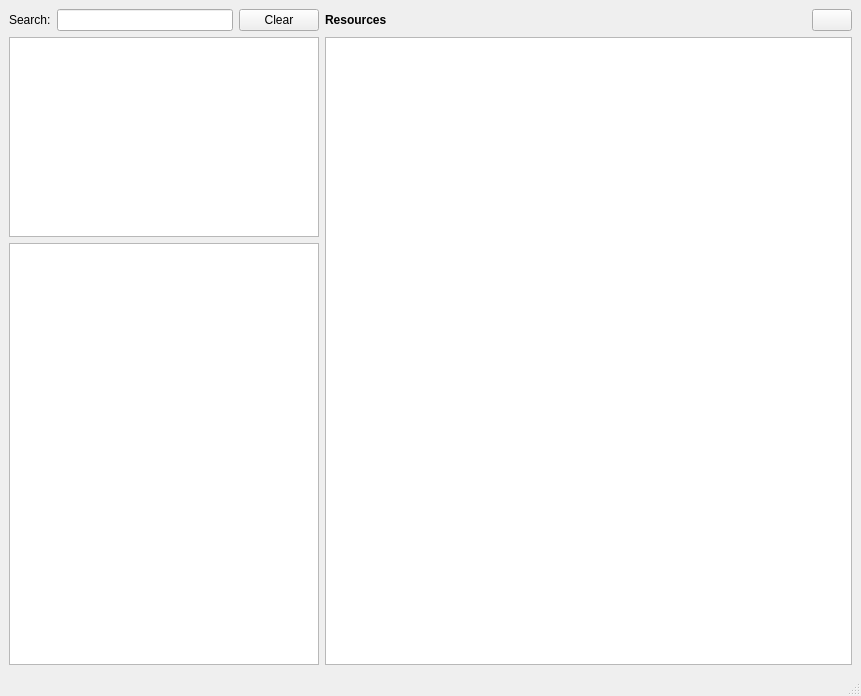
<?xml version="1.0" encoding="UTF-8"?>
<ui version="4.0">
 <class>MainWindow</class>
 <widget class="QMainWindow" name="MainWindow">
  <property name="geometry">
   <rect>
    <x>0</x>
    <y>0</y>
    <width>861</width>
    <height>696</height>
   </rect>
  </property>
  <property name="windowTitle">
   <string>Dedalus Browser</string>
  </property>
  <property name="windowIcon">
   <iconset resource="resources.qrc">
    <normaloff>:/dedalus/logo.png</normaloff>:/dedalus/logo.png</iconset>
  </property>
  <widget class="QWidget" name="centralwidget">
   <layout class="QHBoxLayout" name="horizontalLayout">
    <item>
     <widget class="QWidget" name="widget" native="true">
      <property name="maximumSize">
       <size>
        <width>310</width>
        <height>16777215</height>
       </size>
      </property>
      <layout class="QVBoxLayout" name="verticalLayout">
       <property name="margin">
        <number>0</number>
       </property>
       <item>
        <widget class="QWidget" name="widget_3" native="true">
         <layout class="QHBoxLayout" name="horizontalLayout_2">
          <property name="margin">
           <number>0</number>
          </property>
          <item>
           <widget class="QLabel" name="label">
            <property name="text">
             <string>Search:</string>
            </property>
           </widget>
          </item>
          <item>
           <widget class="QLineEdit" name="searchBox"/>
          </item>
          <item>
           <widget class="QPushButton" name="homeButton">
            <property name="text">
             <string>Clear</string>
            </property>
            <property name="iconSize">
             <size>
              <width>32</width>
              <height>32</height>
             </size>
            </property>
           </widget>
          </item>
         </layout>
        </widget>
       </item>
       <item>
        <widget class="QTableView" name="queryTable">
         <property name="maximumSize">
          <size>
           <width>16777215</width>
           <height>200</height>
          </size>
         </property>
         <attribute name="horizontalHeaderVisible">
          <bool>false</bool>
         </attribute>
        </widget>
       </item>
       <item>
        <widget class="QGraphicsView" name="graphicsView">
         <property name="maximumSize">
          <size>
           <width>310</width>
           <height>10000</height>
          </size>
         </property>
         <property name="mouseTracking">
          <bool>false</bool>
         </property>
        </widget>
       </item>
      </layout>
     </widget>
    </item>
    <item>
     <widget class="QWidget" name="widget_2" native="true">
      <layout class="QGridLayout" name="gridLayout">
       <property name="margin">
        <number>0</number>
       </property>
       <item row="1" column="0">
        <widget class="QTableWidget" name="resourceTable">
         <property name="styleSheet">
          <string notr="true"/>
         </property>
         <property name="alternatingRowColors">
          <bool>false</bool>
         </property>
         <attribute name="horizontalHeaderVisible">
          <bool>false</bool>
         </attribute>
         <attribute name="verticalHeaderVisible">
          <bool>false</bool>
         </attribute>
        </widget>
       </item>
       <item row="0" column="0">
        <widget class="QWidget" name="widget_4" native="true">
         <layout class="QHBoxLayout" name="horizontalLayout_3">
          <property name="margin">
           <number>0</number>
          </property>
          <item>
           <widget class="QLabel" name="resourceLabel">
            <property name="font">
             <font>
              <weight>75</weight>
              <bold>true</bold>
             </font>
            </property>
            <property name="text">
             <string>Resources</string>
            </property>
           </widget>
          </item>
          <item>
           <widget class="QPushButton" name="refreshButton">
            <property name="maximumSize">
             <size>
              <width>40</width>
              <height>16777215</height>
             </size>
            </property>
            <property name="text">
             <string/>
            </property>
            <property name="icon">
             <iconset resource="resources.qrc">
              <normaloff>:/dedalus/refresh.png</normaloff>:/dedalus/refresh.png</iconset>
            </property>
            <property name="iconSize">
             <size>
              <width>31</width>
              <height>20</height>
             </size>
            </property>
           </widget>
          </item>
         </layout>
        </widget>
       </item>
      </layout>
     </widget>
    </item>
   </layout>
  </widget>
  <widget class="QMenuBar" name="menubar">
   <property name="geometry">
    <rect>
     <x>0</x>
     <y>0</y>
     <width>861</width>
     <height>24</height>
    </rect>
   </property>
  </widget>
  <widget class="QStatusBar" name="statusbar"/>
 </widget>
 <resources>
  <include location="resources.qrc"/>
 </resources>
 <connections/>
</ui>
